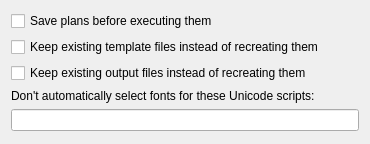
<?xml version="1.0" encoding="UTF-8"?>
<ui version="4.0">
 <class>GeneralAppConfigPanel</class>
 <widget class="QWidget" name="GeneralAppConfigPanel">
  <property name="geometry">
   <rect>
    <x>0</x>
    <y>0</y>
    <width>370</width>
    <height>144</height>
   </rect>
  </property>
  <property name="windowTitle">
   <string>Form</string>
  </property>
  <layout class="QVBoxLayout" name="verticalLayout">
   <item>
    <widget class="QCheckBox" name="savePlansBeforeExecutionCheckBox">
     <property name="text">
      <string>Save plans before executing them</string>
     </property>
    </widget>
   </item>
   <item>
    <widget class="QCheckBox" name="keepExistingTemplateFilesCheckBox">
     <property name="text">
      <string>Keep existing template files instead of recreating them</string>
     </property>
    </widget>
   </item>
   <item>
    <widget class="QCheckBox" name="keepExistingOutputFilesCheckbox">
     <property name="text">
      <string>Keep existing output files instead of recreating them</string>
     </property>
    </widget>
   </item>
   <item>
    <widget class="QLabel" name="ignoredScriptsLabel">
     <property name="text">
      <string>Don't automatically select fonts for these Unicode scripts:</string>
     </property>
    </widget>
   </item>
   <item>
    <widget class="QLineEdit" name="ignoredScriptsLineEdit"/>
   </item>
   <item>
    <spacer name="verticalSpacer">
     <property name="orientation">
      <enum>Qt::Vertical</enum>
     </property>
     <property name="sizeHint" stdset="0">
      <size>
       <width>20</width>
       <height>40</height>
      </size>
     </property>
    </spacer>
   </item>
  </layout>
 </widget>
 <resources/>
 <connections/>
</ui>
